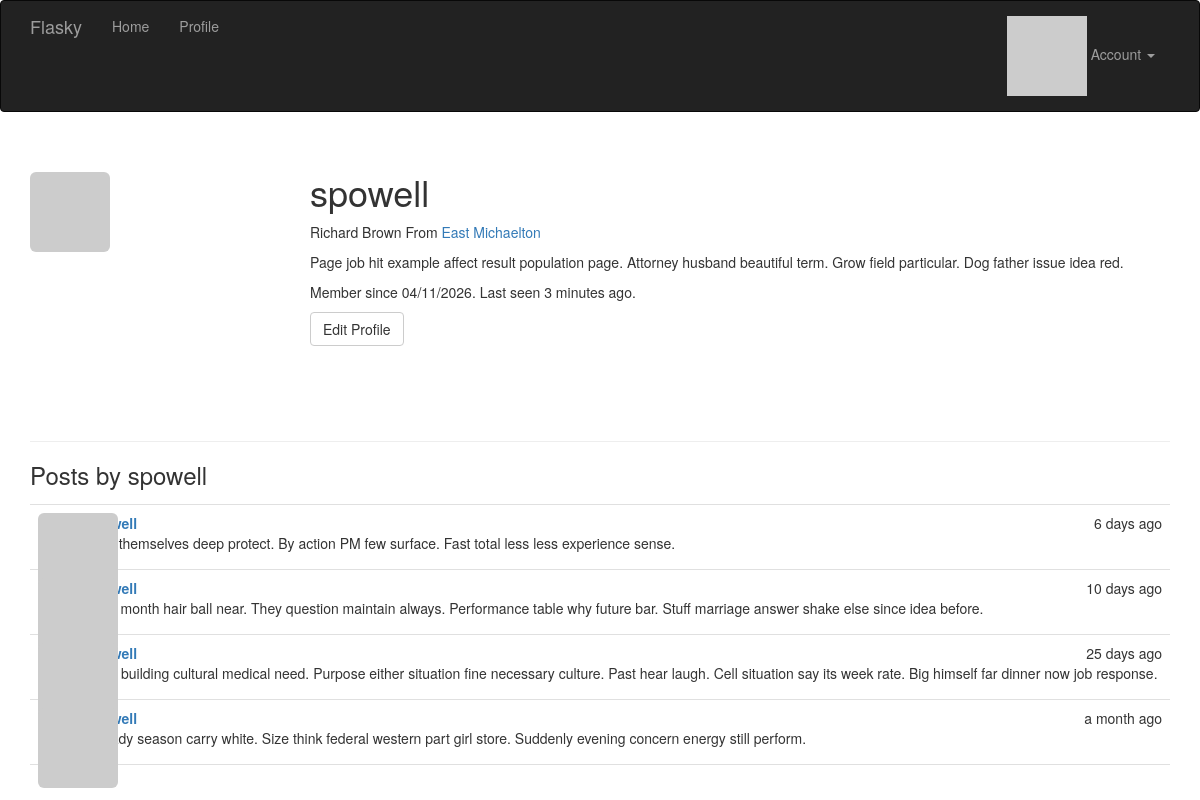
Page /user/spowell (signed in) on the committed database.
### app/models.py (models this page shows, shortened)
class User(UserMixin, db.Model):
    __tablename__ = "users"
    id: Mapped[int] = mapped_column(primary_key=True)
    email: Mapped[str] = mapped_column(unique=True, index=True)
    username: Mapped[str] = mapped_column(unique=True, index=True)
    role_id: Mapped[int] = mapped_column(ForeignKey("roles.id"), nullable=True)
    password_hash: Mapped[str] = mapped_column(nullable=False)
    confirmed: Mapped[bool] = mapped_column(default=False)
    name: Mapped[str | None] = mapped_column()
    location: Mapped[str | None] = mapped_column()
    about_me: Mapped[str | None] = mapped_column(Text)
    member_since: Mapped[datetime] = mapped_column(DateTime(timezone=True), default=lambda: datetime.now(UTC))
    last_seen: Mapped[datetime] = mapped_column(DateTime(timezone=True), default=lambda: datetime.now(UTC))
    avatar_hash: Mapped[str | None] = mapped_column()
    posts: DynamicMapped["Post"] = relationship(back_populates="author", lazy="dynamic")
    @property
    def password(self) -> None:
        raise AttributeError("password is not a readable attribute")
    def can(self, perm: int) -> bool:
        return self.role is not None and self.role.has_permission(perm)
    def is_administrator(self) -> bool:
        return self.can(Permission.ADMIN)
    def ping(self) -> None:
        self.last_seen = datetime.now(UTC)
        db.session.add(self)
        db.session.commit()
    def gravatar(self, size: int = 100, default: str = "identicon", rating: str = "g") -> str:
        url: str = "https://secure.gravatar.com/avatar"
        hash_avatar: str = self.avatar_hash or self.gravatar_hash()
        return f"{url}/{hash_avatar}?s={size}&d={default}&r={rating}'."

class Post(db.Model):
    __tablename__ = "posts"
    id: Mapped[int] = mapped_column(primary_key=True)
    body: Mapped[str | None] = mapped_column(Text)
    body_html: Mapped[str | None] = mapped_column(Text)
    timestamp: Mapped[datetime] = mapped_column(DateTime, index=True, default=lambda: datetime.now(UTC))
    author_id: Mapped[int] = mapped_column(ForeignKey("users.id"))
    author: Mapped["User"] = relationship(back_populates="posts")

### app/main/views.py (the view)
@main.route("/user/<username>")
def user(username: str):
    user: User = User.query.filter_by(username=username).first()
    if user is None:
        abort(404)
    posts =  user.posts.order_by(Post.timestamp.desc()).all()
    return render_template("user.html", user=user, posts=posts)

### app/auth/views.py (called while the page is built)
@auth.before_app_request
def before_request():
    if current_user.is_authenticated:
        current_user.ping()
        if not current_user.confirmed and request.blueprint != "auth" and request.endpoint != "static":
            return redirect(url_for("auth.unconfirmed"))
    return None

### app/main/__init__.py (called while the page is built)
@main.app_context_processor
def inject_permissions():
    return dict(Permission=Permission)

### app/models.py (called while the page is built)
@login_manager.user_loader
def load_user(user_id) -> User |  None:
    return db.session.get(User, int(user_id))

    def has_permission(self, perm):
        return self.permissions & perm == perm

### app/templates/user.html (shortened to what this page needs)
{% extends "base.html" %}
{% block page_content %}
<div class="page-header">
    <img class="img-rounded profile-thumbnail" src="{{ user.gravatar(size=256) }}">
    <div class="profile-header">
        <h1>{{ user.username }}</h1>
        {% if user.name or user.location %}
            <p>
                {% if user.name %}{{ user.name }}{% endif %}
                {% if user.location %}
                    From <a href="https://maps.google.com/?q={{ user.location }}">
                            {{ user.location }}
                         </a>
                {% endif %}
            </p>
        {% endif %}
        {% if user.about_me %}
            <p>{{ user.about_me }}</p>
        {% endif %}
        <p>
            Member since {{ moment(user.member_since).format("L") }}.
            Last seen {{ moment(user.last_seen).fromNow() }}.
        </p>
        <p>
            {% if user == current_user %}
                <a class="btn btn-default" href="{{ url_for('.edit_profile') }}">Edit Profile</a>
            {% endif %}
        </p>
    </div>
</div>
<h3>Posts by {{ user.username }}</h3>
{% include "_posts.html" %}
{% endblock %}

### app/templates/_posts.html
<ul class="posts">
    {% for post in posts %}
        <li class="post">
            <div class="post-thumbnail">
                <a href="{{ url_for('.user', username=post.author.username) }}">
                    <img class="img-rounded profile-thumbnail" src="{{ post.author.gravatar(size=40) }}">
                </a>
            </div>
            <div class="post-content">
                <div class="post-date">{{ moment(post.timestamp).fromNow() }}</div>
                <div class="post-author"><a href="{{ url_for('.user', username=post.author.username) }}">{{ post.author.username }}</a></div>
                <div class="post-body">
                    {% if post.body_html %}
                        {{ post.body_html | safe }}
                    {% else %}
                        {{ post.body }}
                    {% endif %}
                </div>
            </div>
        </li>
    {% endfor %}
</ul>

### app/static/styles.css (style rules this page uses)
.profile-thumbnail { position: absolute; }
.profile-header { min-height: 260px; margin-left: 280px; }
ul.posts { list-style-type: none; padding: 0px; margin: 16px 0px 0px 0px; border-top: 1px solid #e0e0e0; }
ul.posts li.post { padding: 8px; border-bottom: 1px solid #e0e0e0; }
div.post-date { float: right; }
div.post-author { font-weight: bold; }
div.post-thumbnail { position: absolute; }
div.post-content { margin-left: 48px; min-height: 48px; }

### rows in the picture
User: username "spowell", name "Richard Brown", location "East Michaelton", about_me "Page job hit example affect result population page. Attorney husband beautiful term. Grow field particular. Dog father issue idea red.", member_since "04/11/2026", last_seen "3 minutes ago"
Post: timestamp "6 days ago", body_html "Who themselves deep protect. By action PM few surface. Fast total less less experience sense."
Post: timestamp "10 days ago", body_html "Pass month hair ball near. They question maintain always. Performance table why future bar. Stuff marriage answer shake else since idea before."
Post: timestamp "25 days ago", body_html "Build building cultural medical need. Purpose either situation fine necessary culture. Past hear laugh. Cell situation say its week rate. Big himself far dinner now job response."
Post: timestamp "a month ago", body_html "Already season carry white. Size think federal western part girl store. Suddenly evening concern energy still perform."
